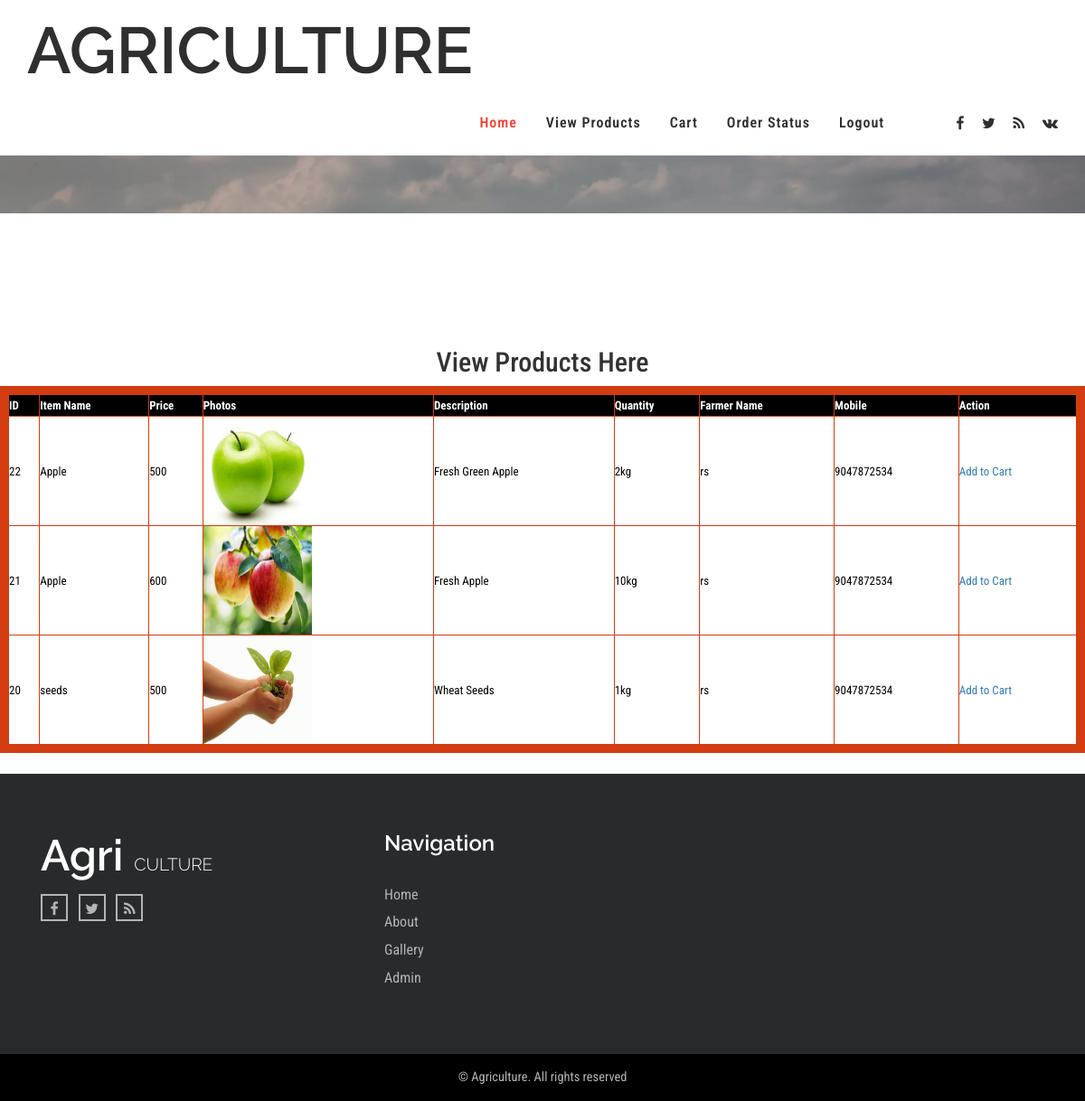
Screenshot of /Search.php with the database file from the repository.
### tables this page shows
CREATE TABLE IF NOT EXISTS `item` (
  `id` int(11) NOT NULL AUTO_INCREMENT,
  `Itemname` varchar(1000) NOT NULL,
  `Price` varchar(100) NOT NULL,
  `Ipath` varchar(200) NOT NULL,
  `location` varchar(100) NOT NULL,
  `Description` varchar(1000) NOT NULL,
  `Qty` varchar(100) NOT NULL,
  `Uname` varchar(60) NOT NULL,
  `Mob` varchar(100) NOT NULL,
  PRIMARY KEY (`id`)
);

### Search.php (the view, shortened to what this page needs)
<?php
include("Userheader.php");
?>
<center>
    <h2>View Products Here</h2></center>
	<table border="2" cellspacing="6" class="displaycontent" width="1200" height="120" style="border:10px solid #D33C10;" align="center">
		<tr>
	   <th bgcolor=Black><font color=white size=2>ID</font></th>
			<th bgcolor=Black><font color=white size=2>Item Name</font></th>
			<th bgcolor=Black><font color=white size=2>Price</font></th>
			<th bgcolor=Black><font color=white size=2>Photos</font></th>
			<th bgcolor=Black><font color=white size=2>Description </font></th>
			<th bgcolor=Black><font color=white size=2>Quantity </font></th>
			<th bgcolor=Black><font color=white size=2>Farmer Name</font></th>
			<th bgcolor=Black><font color=white size=2>Mobile</font></th>
			<th bgcolor=Black><font color=white size=2>Action</font></th>
	</tr>
	<?php
	$query = "select * from item where Itemname LIKE '%".$_POST['txt1']."%'";
	$result = mysql_query($query) or die(mysql_error());
	while($row = mysql_fetch_assoc($result))
		{
	  ?>
	<tr>
		<td bgcolor=white><font color=#000000 size=2><?php echo $row['id']; ?></font></td>
		<td bgcolor=white><font color=#000000 size=2><?php echo $row['Itemname']; ?></font></td>
		<td bgcolor=white><font color=#000000 size=2><?php echo $row['Price']; ?></font></td>
       	<td bgcolor=white><font color=#000000 size=2><img src=<?php echo $row['Ipath'];?> width=120 height=120></font></td>
		<td bgcolor=white><font color=#000000 size=2><?php echo $row['Description']; ?></font></td>
		<td bgcolor=white><font color=#000000 size=2><?php echo $row['Qty']; ?></font></td>
		<td bgcolor=white><font color=#000000 size=2><?php echo $row['Uname']; ?></font></td>
		<td bgcolor=white><font color=#000000 size=2><?php echo $row['Mob']; ?></font></td>
        <td bgcolor=white><font color=#000000 size=2><a href="Orderupdate.php?select=<?php echo $row['id'];?>">Add to Cart</a></font></td>
	</tr>
	<?php }  ?>
	</table>
<?php include("footer.php");?>

### Userheader.php (shortened to what this page needs)
<!DOCTYPE html>
<html lang="en">
<head>
<link href="css/bootstrap.css" rel="stylesheet" type="text/css" media="all" />
<link rel="stylesheet" href="css/style.css" type="text/css" media="all" />
<link href="css/font-awesome.css" rel="stylesheet">
</head>
<body>
	<div class="banner about-banner">
		<div class="header about-header">
			<div class="container">
				<div class="header-left">
					<div class="w3layouts-logo">
						<h1>
							<a href="#">AGRICULTURE<span></span></a>
						</h1>
					</div>
				</div>
				<div class="header-right">
					<div class="top-nav">
						<nav class="navbar navbar-default">
							<div class="collapse navbar-collapse" id="bs-example-navbar-collapse-1">
								<ul class="nav navbar-nav">
								<li><a class="active" href="userhome.php">Home</a></li>
									<li><a href="Search.php">View Products</a></li>
									<li><a href="ViewOrders.php">Cart</a></li>
									<li><a href="Viewstatus.php">Order Status</a></li>
									<li><a href="index.php">Logout</a></li>
								</ul>
								<div class="clearfix"> </div>
							</div>
						</nav>
					</div>
					<div class="agileinfo-social-grids">
						<ul>
							<li><a href="#"><i class="fa fa-facebook"></i></a></li>
							<li><a href="#"><i class="fa fa-twitter"></i></a></li>
							<li><a href="#"><i class="fa fa-rss"></i></a></li>
							<li><a href="#"><i class="fa fa-vk"></i></a></li>
						</ul>
					</div>
					<div class="clearfix"> </div>
				</div>
				<div class="clearfix"> </div>
			</div>
		</div>
	</div>
	<div class="about">
		<div class="agileits-about-top">
			</div>
		</div>
</body>
</html>

### footer.php (shortened to what this page needs)
<footer>
  <div class="container">
    <div class="agileits-w3layouts-footer-grids">
      <div class="col-md-4 footer-left">
        <h3>
          <a href="index.html">
            Agri <span>culture</span>
          </a>
        </h3>
        <div class="footer-social-grids">
          <ul>
            <li>
              <a href="#">
                <i class="fa fa-facebook"></i>
              </a>
            </li>
            <li>
              <a href="#">
                <i class="fa fa-twitter"></i>
              </a>
            </li>
            <li>
              <a href="#">
                <i class="fa fa-rss"></i>
              </a>
            </li>
          </ul>
        </div>
      </div>
      <div class="col-md-4 footer-left">
        <h4>Navigation</h4>
        <div class="col-md-6 footer-grid-left">
          <ul>
            <li>
              <a class="active" href="#">Home</a>
            </li>
            <li>
              <a href="about.php">About</a>
            </li>
            <li>
              <a href="gallery.php">Gallery</a>
            </li>
            <li>
              <a href="Farmerlogin.php">Admin</a>
            </li>
          </ul>
        </div>
        <div class="clearfix"> </div>
      </div>
      <div class="col-md-4 footer-left">
      </div>
      <div class="clearfix"> </div>
    </div>
  </div>
</footer>
<div class="copyright">
  <div class="container">
    <p>
      ©  Agriculture. All rights reserved </a>
    </p>
  </div>
</div>

### css/style.css (style rules this page uses)
body a { transition: 0.5s all; -webkit-transition: 0.5s all; -o-transition: 0.5s all; -moz-transition: 0.5s all; -ms-transition: 0.5s all; }
html, body { font-size: 100%; font-family: 'Roboto Condensed', sans-serif; }
body { background:#FFFFFF; }
.banner { background: url(../images/1.jpg) no-repeat 0px 0px; background-size: cover; padding: 0em 0 4em; }
.header { background: #ffffff; padding: 1em 0; }
.header-left { float: left; }
.w3layouts-logo h1 { margin: 0; }
.w3layouts-logo h1 a { color: #2f2f2f; font-size: 2em; text-decoration: none; font-weight: 600; font-family: 'Raleway', sans-serif; }
.header-right { float: right; margin: 1.4em 0 0 0; }
.top-nav { margin: .5em 0 0 0; float: left; }
.top-nav ul { padding: 0; margin: 0; }
.top-nav ul li { display: inline-block; margin: 0 1em; float: left; }
ul.nav.navbar-nav { float: right; }
.navbar-default { background: none; border: none; margin: 0; }
.navbar { min-height: 0; }
.top-nav ul li a { color: #2f2f2f !important; font-size: 1em; margin: 0; text-decoration: none; padding: 0; font-weight: 600; font-family: 'Roboto Condensed', sans-serif; letter-spacing: 1px; }
.top-nav ul li a.active { color: #F44336 !important; }
.agileinfo-social-grids { float: right; margin-left: 3em; }
.agileinfo-social-grids ul { padding:0; margin:0; }
.agileinfo-social-grids ul li { display: inline-block; }
.agileinfo-social-grids ul li a { color: #333; text-align: center; }
.agileinfo-social-grids ul li a i.fa.fa-facebook { color: #2f2f2f; transition: 0.5s all; -webkit-transition: 0.5s all; -moz-transition: 0.5s all; -o-transition: 0.5s all; -ms-transition: 0.5s all; }
.agileinfo-social-grids ul li a i.fa.fa-twitter { margin:0 1em; color: #2f2f2f; transition: 0.5s all; -webkit-transition: 0.5s all; -moz-transition: 0.5s all; -o-transition: 0.5s all; -ms-transition: 0.5s all; }
.agileinfo-social-grids ul li a i.fa.fa-rss { margin:0 1em 0 0; color: #2f2f2f; transition: 0.5s all; -webkit-transition: 0.5s all; -moz-transition: 0.5s all; -o-transition: 0.5s all; -ms-transition: 0.5s all; }
.agileinfo-social-grids ul li a i.fa.fa-vk { color: #2f2f2f; transition: 0.5s all; -webkit-transition: 0.5s all; -moz-transition: 0.5s all; -o-transition: 0.5s all; -ms-transition: 0.5s all; }
.agileinfo-social-grids ul li:nth-child(2) { margin:.5em 0; }
.agileinfo-social-grids ul li:nth-child(3) { margin:0 0 .5em 0; }
.welcome,.services,.news,footer,.team,.codes,.typography,.gallery,.blog,.contact-top { padding:4em 0; }
footer { background:#292a2c; }
.footer-left h3 { margin:0; }
.footer-left h3 a { color: #FFFFFF; font-size: 2em; text-decoration: none; font-weight: 600; font-family: 'Raleway', sans-serif; }
.footer-left h3 a span { font-weight: 300; font-size: .4em; text-transform: uppercase; }
.footer-social-grids { margin: 1em 0 0 0; }
.footer-social-grids ul { padding: 0; margin: 0; }
.footer-social-grids ul li { display: inline-block !important; margin: 0 .5em 0 0 !important; }
.footer-social-grids ul li a { text-align: center; }
.footer-social-grids ul li a i.fa.fa-facebook, .footer-social-grids ul li a i.fa.fa-twitter, .footer-social-grids ul li a i.fa.fa-rss { height: 30px; width: 30px; border: solid 2px #b5b5b5; line-height: 29px; background: none; color: #b5b5b5; transition: 0.5s all; -webkit-transition: 0.5s all; -moz-transition: 0.5s all; -o-transition: 0.5s all; -ms-transition: 0.5s all; }
.footer-left h4 { color:#FFFFFF; font-size:1.5em; font-weight:600; margin:0 0 1em 0; font-family: 'Raleway', sans-serif; }
.footer-left ul { padding:0; margin:0; }
.footer-left ul li { display:block; margin:.5em 0; }
.footer-left ul li a { color: #b5b5b5; font-size: 1em; text-decoration: none; }
.footer-grid-left { padding-left: 0; }
.copyright { padding:1em 0; background:#000000; }
.copyright p { color:#b5b5b5; font-size:.9em; margin:0; text-align:center; }
.about-header { margin:0 0 2em 0; }
.about-banner { padding: 0em 0 2em 0; }
.agileits-about-top { padding:4em 0; background:#FFFFFF; }

### rows the page displays
item: id "22", Itemname "Apple", Price "500", Ipath (picture), Description "Fresh Green Apple", Qty "2kg", Uname "rs", Mob "9047872534"
item: id "21", Itemname "Apple", Price "600", Ipath (picture), Description "Fresh Apple", Qty "10kg", Uname "rs", Mob "9047872534"
item: id "20", Itemname "seeds", Price "500", Ipath (picture), Description "Wheat Seeds", Qty "1kg", Uname "rs", Mob "9047872534"
